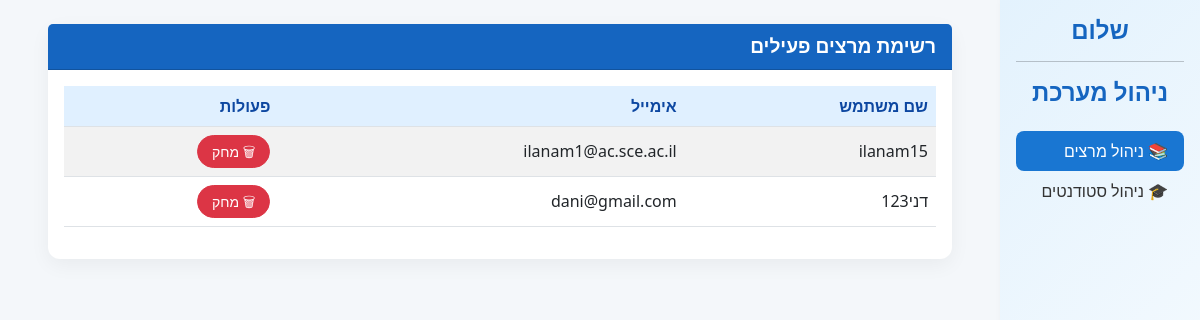
Page /admin_page_lecturers_section/ on the earlier database version.
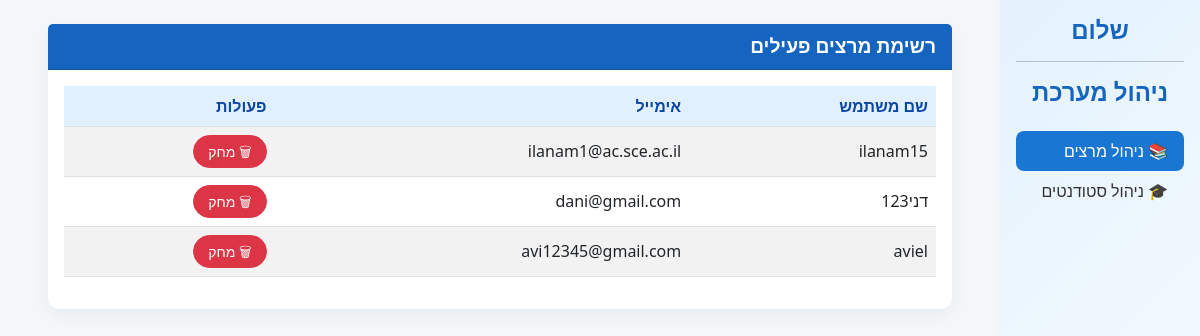
Same page on the later database version.
### App_SetUp/models.py (models this page shows)
class User(AbstractUser):
    is_admin = models.BooleanField('Is admin', default=False)
    is_student = models.BooleanField('Is student', default=False)
    is_lecturer = models.BooleanField('Is lecturer', default=False)

### App_SetUp/views.py (the view)
# urls.py: path('admin_page_lecturers_section/', views.manage_lecturers, name='manage_lecturers'),
def manage_lecturers(request):
    active_lecturers = User.objects.filter(is_lecturer=True, is_active=True)
    context = {
        "active_lecturers": active_lecturers
    }
    return render(request, "AdminPages/admin_page_lecturers_section.html", context)

### App_SetUp/templates/AdminPages/admin_page_lecturers_section.html (shortened to what this page needs)
<!DOCTYPE html>
<html lang="he" dir="rtl">
<head>
  <link href="https://cdn.jsdelivr.net/npm/bootstrap@5.3.0/dist/css/bootstrap.rtl.min.css" rel="stylesheet">
</head>
<body>
<div class="container-fluid">
  <div class="row">
    <nav class="col-md-2 d-none d-md-block sidebar p-3">
      <div class="text-center">
        <h4>שלום {{ request.user.username }}</h4>
        <hr>
        <h4>ניהול מערכת</h4>
      </div>
      <ul class="nav flex-column mt-4">
        <li class="nav-item"><a class="nav-link active" href="{% url 'manage_lecturers' %}">📚 ניהול מרצים</a></li>
        <li class="nav-item"><a class="nav-link" href="{% url 'manage_students' %}">🎓 ניהול סטודנטים</a></li>
      </ul>
    </nav>
    <main class="col-md-10 ms-sm-auto px-md-5 py-4">
      <div class="card">
        <div class="card-header">רשימת מרצים פעילים</div>
        <div class="card-body">
          <table class="table table-striped align-middle">
            <thead>
              <tr>
                <th>שם משתמש</th>
                <th>אימייל</th>
                <th>פעולות</th>
              </tr>
            </thead>
            <tbody>
              {% for lecturer in active_lecturers %}
              <tr>
                <td>{{ lecturer.username }}</td>
                <td>{{ lecturer.email }}</td>
                <td>
                  <form method="post" action="{% url 'delete_lecturer' %}" onsubmit="return confirmDeletion()" class="d-inline">
                    <button type="submit" class="btn btn-danger btn-sm">🗑 מחק</button>
                  </form>
                </td>
              </tr>
              {% empty %}
              <tr><td colspan="3" class="text-center empty-message">אין מרצים רשומים.</td></tr>
              {% endfor %}
            </tbody>
          </table>
        </div>
      </div>
    </main>
  </div>
</div>
</body>
</html>

Differences in the rows shown:
added User: username "aviel", email "avi12345@gmail.com"
